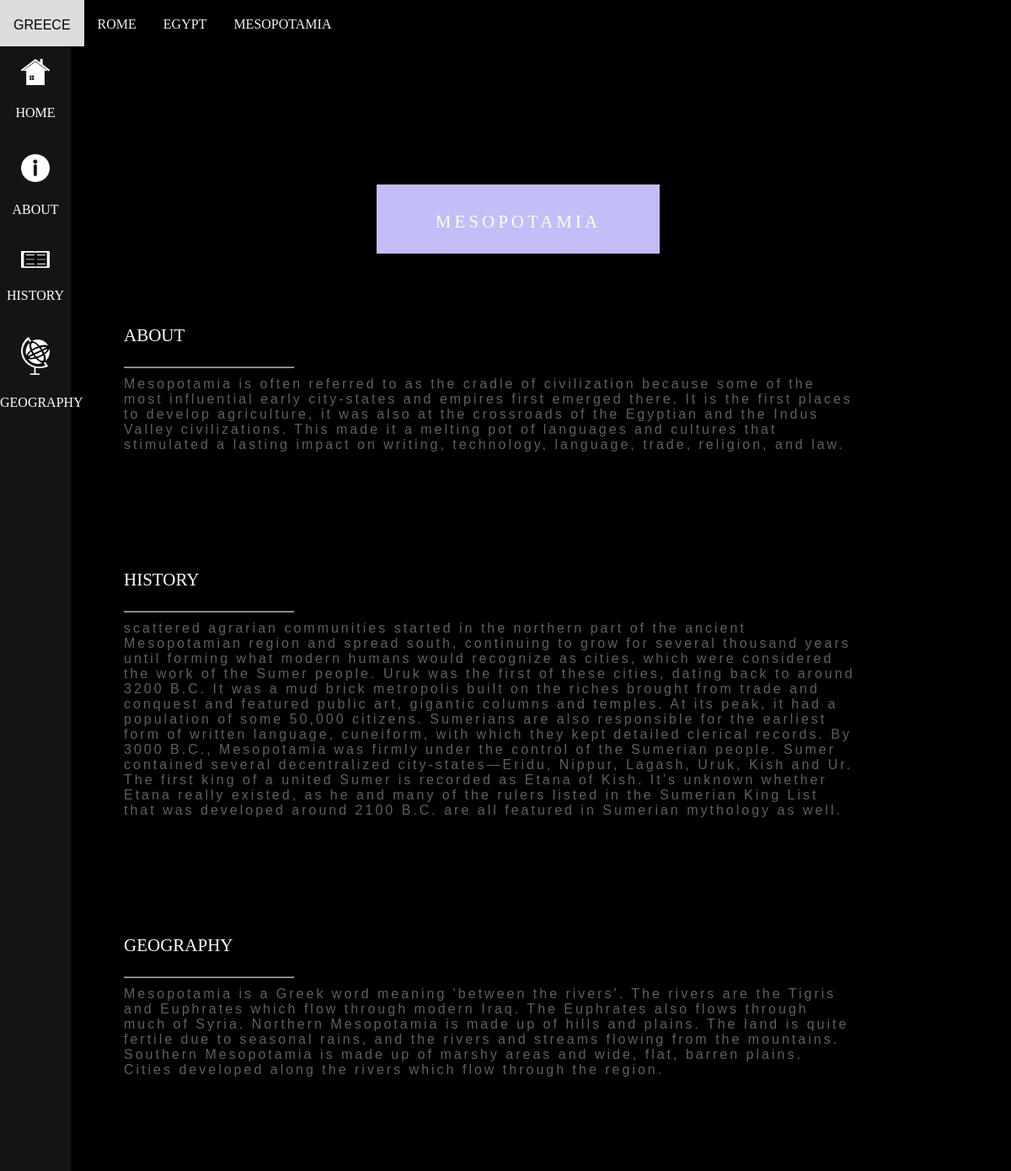
Page /country/12 on the committed database.
### tables this page shows
CREATE TABLE Country (id INTEGER PRIMARY KEY AUTOINCREMENT NOT NULL, name TEXT NOT NULL, description TEXT NOT NULL, history TEXT, geography TEXT, ethnicityid INTEGER REFERENCES Ethnicity (id), photo STRING);

### main.py (the view)
@app.route('/country/<int:id>')
def country(id):
    con = sql.connect("./historical_architecture.db")
    cur = con.cursor()
    cur.execute("SELECT * FROM Country;")
    rows = cur.fetchall();
    items = (rows[id-1])
    cur.execute("SELECT ethnicityid, id, name FROM Country ORDER BY ethnicityid;")
    row2s = cur.fetchall();
    ids = []
    t = None
    for i in row2s:
        if i[0] == t:
            ids[-1].append(i)
        else:
            t = i[0]
            ids.append([i])
    cur.execute("SELECT building.photo, country.id, building.name, building.id FROM country JOIN building ON country.id = building.countryid ORDER BY country.id")
    row3s = cur.fetchall();
    builds = []
    for i in row3s:
        if i[1] == id:
            builds.append(i)
        else:
            pass
    return render_template('country.html', title = "Country Tab", item = items, id1 = ids[0], id2 = ids[1], id3 = ids[2], id4 = ids[3], id5 = ids[4], build = builds)

### templates/country.html (shortened to what this page needs)
{% extends 'layout.html' %}
{% block content %}
<div class ='country-side-bar' >
    <a href='\' class= 'country-side'>
        <img src='\static\icon\home.png' alt='home_icon' class='icon'>
        HOME
    </a>
    <a href='#about' class= 'country-side'>
        <img src='\static\icon\about.png' alt='about_icon' class='icon'>
        ABOUT
    </a>
    <a href='#history' class= 'country-side'>
        <img src='\static\icon\history.png' alt='history_icon' class='icon'>
        HISTORY
    </a>
    <a href='#geography' class= 'country-side'>
        <img src='\static\icon\geography.png' alt='geography_icon' class='icon'>
        GEOGRAPHY
    </a>
</div>
<embed class= 'top-picture' src= "{{item[6]}}">
<div class='align-top'>
    <div class='title'>
        {{item[1]}}
    </div>
</div>
<div class='country-body'>
    <br id = 'about'>
    <br>
    <div class='body-title'>
        about
    </div>
    <hr style='width:200px' class ='line' >
    <div class='country-text'>
        {{item[2]}}
    </div>
    <br id = 'history'>
    <br>
    <div class='body-title'>
        history
    </div>
    <hr style='width:200px' class ='line'>
    <div class='country-text'>
        {{item[3]}}
    </div>
    <br id='geography'>
    <br>
    <div class='body-title'>
        geography
    </div>
    <hr style='width:200px' class ='line'>
    <div class='country-text'>
        {{item[4]}}
    </div>
</div>
{% endblock %}

### templates/nav.html (shortened to what this page needs)
{% if request.path == '/country/1' or request.path == '/country/2' or request.path == '/country/11' or request.path == '/country/12' %}
<div class='topnav'>
    {% for item in id1 %}
    <a href="/country/{{item[1]}}" class='button'>{{item[2]}}</a>
    {% endfor %}
</div>
{% endif %}

### static/css/style.css (style rules this page uses)
.topnav { background-color: black; overflow: visible; position: fixed; width: 100%; z-index: 50; }
.button { float: left; color: #f2f2f2; text-align: center; padding: 14px 16px; text-decoration: none; font-size: 23px; font-variant-caps: all-petite-caps; }
body { margin:0; background-color: black; }
.title { padding:24px 48px; color:#fff; background-color:#C3BEF7; font-size:30px; letter-spacing:4px; border-style: solid; border-color: black; font-variant-caps: all-petite-caps; width: 100%; text-align: center; }
.body-title { color: white; padding-top:15px; padding-bottom: 15px; font-size: 30px; font-variant-caps: all-petite-caps; }
.top-picture { width: 100%; object-fit: cover; height: 30vh; object-position: 0% 40%; }
.align-top { position: absolute; top:18%; left:47%; transform:translate(-50%,-50%); width: 20vw; align-items: center; }
.country-side-bar { width:7%; background-color:rgb(20, 20, 20); margin:0; position: fixed; height: 100%; margin-top: 5vh; }
.country-side { width: 100%; height: auto; float: left; text-align: center; padding-top: 10px; padding-bottom: 10px; color:white; text-decoration: none; }
.icon { width: 40%; padding:20px; }
.country-body { margin-left: 10%; border-style: solid; background-color: black; margin-right: 15vw; padding-top: 10vh; background-attachment: fixed; padding-left: 2vw; }
.line { float: left; opacity: 70%; }
.country-text { font-family: Verdana, Geneva, Tahoma, sans-serif; padding-top:20px; padding-bottom: 20px; color: silver; text-align: left; opacity: 50%; padding-bottom: 10vh; letter-spacing: 3px; }

### rows in the picture
Country: name "greece"
Country: name "rome"
Country: name "egypt"
Country: name "mesopotamia", description "Mesopotamia is often referred to as the cradle of civilization because some of the most influential early city-states and empires first emerged there. It is the first places to develop agriculture, it was also at the crossroads of the Egyptian and the Indus Valley civilizations. This made it a melting pot of languages and cultures that stimulated a lasting impact on writing, technology, language, trade, religion, and law.", history "scattered agrarian communities started in the northern part of the ancient Mesopotamian region and spread south, continuing to grow for several thousand years until forming what modern humans would recognize as cities, which were considered the work of the Sumer people. Uruk was the first of these cities, dating back to around 3200 B.C. It was a mud brick metropolis built on the riches brought from trade and conquest and featured public art, gigantic columns and temples. At its peak, it had a population of some 50,000 citizens. Sumerians are also responsible for the earliest form of written language, cuneiform, with which they kept detailed clerical records. By 3000 B.C., Mesopotamia was…", geography "Mesopotamia is a Greek word meaning 'between the rivers'. The rivers are the Tigris and Euphrates which flow through modern Iraq. The Euphrates also flows through much of Syria. Northern Mesopotamia is made up of hills and plains. The land is quite fertile due to seasonal rains, and the rivers and streams flowing from the mountains. Southern Mesopotamia is made up of marshy areas and wide, flat, barren plains. Cities developed along the rivers which flow through the region."
